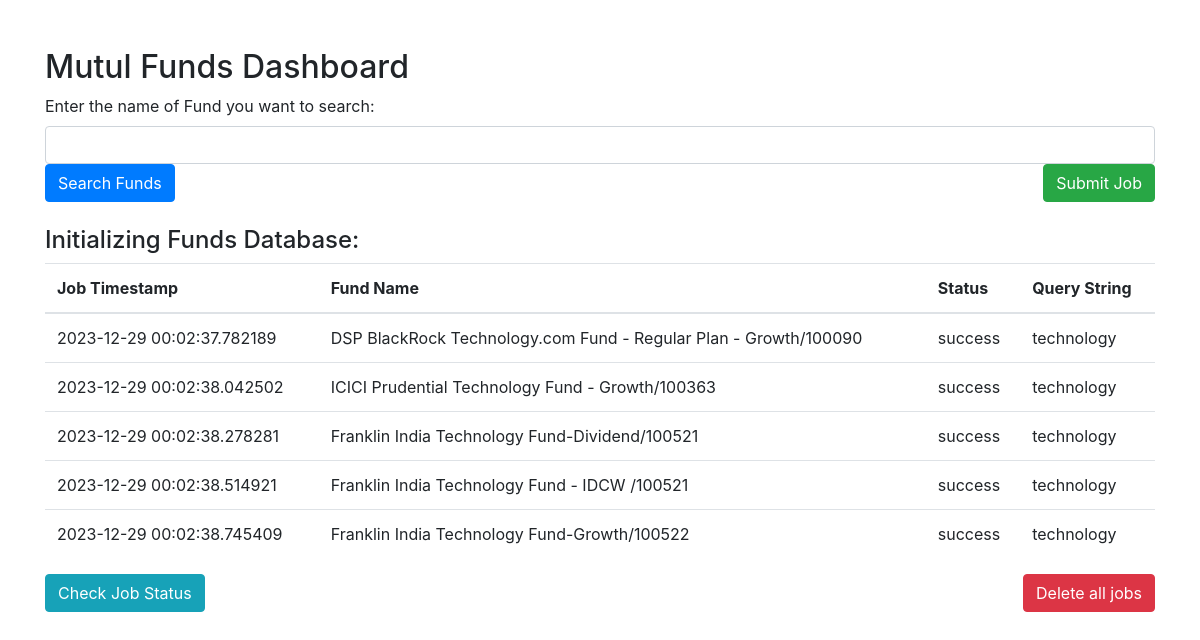
The page / on the database its author committed.
### app.py (models this page shows)
class Job(db.Model):
    id = db.Column(db.Integer, primary_key=True)
    query_str = db.Column(db.String(50), nullable=False)
    fund_name = db.Column(db.String(50), default="")
    dag_id = db.Column(db.String(100), nullable=False)
    timestamp = db.Column(db.DateTime, default=datetime.utcnow)
    status = db.Column(db.String(20), nullable=False)

### app.py (the view)
@app.route('/')
def landing_page():
    try:
        jobs = Job.query.all()
    except:
        jobs=[]
    return render_template('index.html', jobs=jobs)

### templates/index.html (shortened to what this page needs)
<!DOCTYPE html>
<html lang="en">
<head>
    <link rel="stylesheet" href="https://stackpath.bootstrapcdn.com/bootstrap/4.5.2/css/bootstrap.min.css">
</head>
<body>
    <div class="container mt-5">
        <h2>Mutul Funds Dashboard</h2>
        <form method="post" action="{{ url_for('start_dag') }}" class="mb-4">
            <div class="form-group">
                <label for="search_text">Enter the name of Fund you want to search:</label>
                <input type="text" class="form-control" id="search_text" name="search_text" required>
                <div class="d-flex justify-content-between">
                <input type="submit" class="btn btn-primary" name="btn" value="Search Funds">
                <input type="submit" class="btn btn-success" name="btn" value="Submit Job"  id="submitJobBtn">
                </div>
            </div>
        </form>
        <h4>Initializing Funds Database:</h4>
        <table class="table">
            <thead>
                <tr>
                    <th>Job Timestamp</th>
                    <th>Fund Name</th>
                    <th>Status</th>
                    <th>Query String</th>
                </tr>
            </thead>
            <tbody>
                {% for job in jobs %}
                <tr>
                    <td>{{ job.timestamp }}</td>
                    <td>{{ job.fund_name + "/" + job.dag_id.split("_")[0] }}</td>
                    <td>{{ job.status }}</td>
                    <td>{{ job.query_str }}</td>
                </tr>
                {% endfor %}
            </tbody>
        </table>
        <div class="d-flex justify-content-between">
        <a href="{{ url_for('check_job_status') }}" class="btn btn-info">Check Job Status</a>
        <a href="{{ url_for('delete_jobs') }}" class="btn btn-danger">Delete all jobs</a>
        </div>
    </div>
</body>
</html>

### rows shown on the page
Job: timestamp "2023-12-29 00:02:37.782189", fund_name "DSP BlackRock Technology.com Fund - Regular Plan - Growth/100090", status "success", query_str "technology"
Job: timestamp "2023-12-29 00:02:38.042502", fund_name "ICICI Prudential Technology Fund - Growth/100363", status "success", query_str "technology"
Job: timestamp "2023-12-29 00:02:38.278281", fund_name "Franklin India Technology Fund-Dividend/100521", status "success", query_str "technology"
Job: timestamp "2023-12-29 00:02:38.514921", fund_name "Franklin India Technology Fund - IDCW /100521", status "success", query_str "technology"
Job: timestamp "2023-12-29 00:02:38.745409", fund_name "Franklin India Technology Fund-Growth/100522", status "success", query_str "technology"
